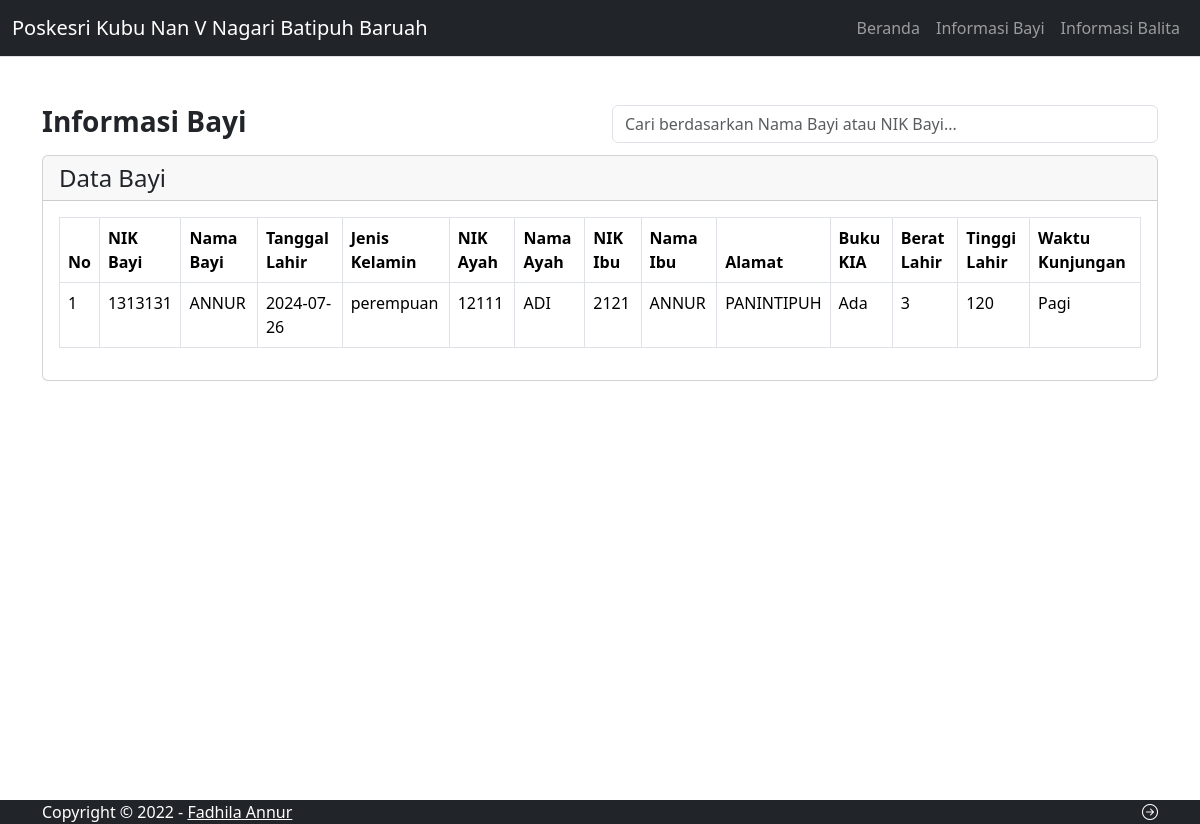
The app's page /ortu/informasiBayi.php with its own data.
### tables this page shows
CREATE TABLE `data_bayi` (
  `id_data_bayi` int(11) NOT NULL,
  `nik_bayi` varchar(255) NOT NULL,
  `nama_bayi` varchar(255) NOT NULL,
  `tgl_lhr` date NOT NULL,
  `jns_kel` enum('laki-laki','perempuan') NOT NULL,
  `nik_ayah` varchar(255) NOT NULL,
  `nama_ayah` varchar(255) NOT NULL,
  `nik_ibu` varchar(255) NOT NULL,
  `nama_ibu` varchar(255) NOT NULL,
  `alamat` varchar(255) NOT NULL,
  `buku_kia` enum('Ada','Tidak Ada') NOT NULL,
  `berat_lhr` varchar(255) NOT NULL,
  `tinggi_lhr` varchar(255) NOT NULL,
  `waktu_kunjungan` enum('Pagi','Sore') NOT NULL
);

### ortu/informasiBayi.php (the view, shortened to what this page needs)
<?php
include 'layout/header.php';
include '../koneksi.php';
$searchQuery = isset($_GET['search']) ? $_GET['search'] : '';
$sql = "SELECT * FROM data_bayi";
$result = $koneksi->query($sql);
?>
<?php include 'layout/navbar.php'; ?>
<div class="container my-xl-5">
    <div class="page-inner">
        <div class="page-header">
            <div class="row">
                <div class="col-md-6">
                    <h3 class="fw-bold mb-3">Informasi Bayi</h3>
                </div>
                <div class="col-md-6">
                    <input type="text" id="searchInput" class="form-control" placeholder="Cari berdasarkan Nama Bayi atau NIK Bayi..." value="<?php echo htmlspecialchars($searchQuery); ?>">
                </div>
            </div>
        </div>
        <div class="row">
            <div class="col-md-12">
                <div class="card">
                    <div class="card-header">
                        <div class="d-flex justify-content-between align-items-center">
                            <h4 class="card-title mb-0">Data Bayi</h4>
                        </div>
                    </div>
                    <div class="card-body">
                        <div class="table-responsive">
                            <table class="table table-bordered">
                                <thead>
                                    <tr>
                                        <th>No</th>
                                        <th>NIK Bayi</th>
                                        <th>Nama Bayi</th>
                                        <th>Tanggal Lahir</th>
                                        <th>Jenis Kelamin</th>
                                        <th>NIK Ayah</th>
                                        <th>Nama Ayah</th>
                                        <th>NIK Ibu</th>
                                        <th>Nama Ibu</th>
                                        <th>Alamat</th>
                                        <th>Buku KIA</th>
                                        <th>Berat Lahir</th>
                                        <th>Tinggi Lahir</th>
                                        <th>Waktu Kunjungan</th>
                                    </tr>
                                </thead>
                                <tbody>
                                    <?php
                                    $no = 1;
                                    while ($row = $result->fetch_assoc()) {
                                        echo "<tr>
                                            <td>{$no}</td>
                                            <td>{$row['nik_bayi']}</td>
                                            <td>{$row['nama_bayi']}</td>
                                            <td>{$row['tgl_lhr']}</td>
                                            <td>{$row['jns_kel']}</td>
                                            <td>{$row['nik_ayah']}</td>
                                            <td>{$row['nama_ayah']}</td>
                                            <td>{$row['nik_ibu']}</td>
                                            <td>{$row['nama_ibu']}</td>
                                            <td>{$row['alamat']}</td>
                                            <td>{$row['buku_kia']}</td>
                                            <td>{$row['berat_lhr']}</td>
                                            <td>{$row['tinggi_lhr']}</td>
                                            <td>{$row['waktu_kunjungan']}</td>
                                        </tr>";
                                        $no++;
                                    }
                                    ?>
                                </tbody>
                            </table>
                        </div>
                    </div>
                </div>
            </div>
        </div>
    </div>
</div>
</div>
<?php include 'layout/footer.php'; ?>

### records on screen
data_bayi: nik_bayi "1313131", nama_bayi "ANNUR", tgl_lhr "2024-07-26", jns_kel "perempuan", nik_ayah "12111", nama_ayah "ADI", nik_ibu "2121", nama_ibu "ANNUR", alamat "PANINTIPUH", buku_kia "Ada", berat_lhr "3", tinggi_lhr "120", waktu_kunjungan "Pagi"
